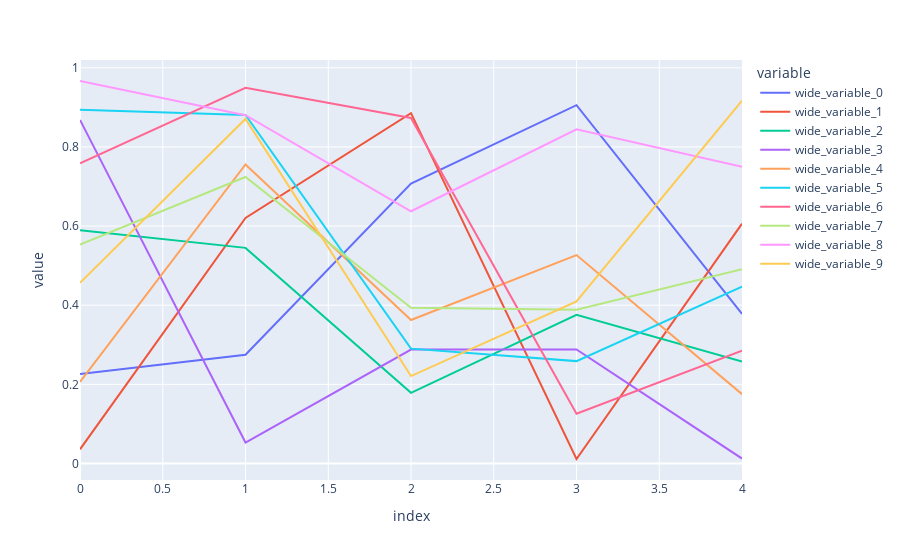

The cell this chart's notebook holds for it:
### Code cell
b = model.b_final.detach()
line([b_i for b_i in b])

### Figure 1 — Plotly figure (JSON) as saved in the notebook; plotly's stock layout.template omitted (floating-point values rounded to 4 significant figures)
{"data": [{"hovertemplate": "variable=wide_variable_0<br>index=%{x}<br>value=%{y}<extra></extra>", "legendgroup": "wide_variable_0", "line": {"color": "#636efa", "dash": "solid"}, "marker": {"symbol": "circle"}, "mode": "lines", "name": "wide_variable_0", "orientation": "v", "showlegend": true, "type": "scatter", "x": [0, 1, 2, 3, 4], "xaxis": "x", "y": [0.2262, 0.2749, 0.7076, 0.9055, 0.3779], "yaxis": "y"}, {"hovertemplate": "variable=wide_variable_1<br>index=%{x}<br>value=%{y}<extra></extra>", "legendgroup": "wide_variable_1", "line": {"color": "#EF553B", "dash": "solid"}, "marker": {"symbol": "circle"}, "mode": "lines", "name": "wide_variable_1", "orientation": "v", "showlegend": true, "type": "scatter", "x": [0, 1, 2, 3, 4], "xaxis": "x", "y": [0.03588, 0.6207, 0.8853, 0.0114, 0.6061], "yaxis": "y"}, {"hovertemplate": "variable=wide_variable_2<br>index=%{x}<br>value=%{y}<extra></extra>", "legendgroup": "wide_variable_2", "line": {"color": "#00cc96", "dash": "solid"}, "marker": {"symbol": "circle"}, "mode": "lines", "name": "wide_variable_2", "orientation": "v", "showlegend": true, "type": "scatter", "x": [0, 1, 2, 3, 4], "xaxis": "x", "y": [0.5895, 0.5449, 0.1786, 0.3759, 0.2576], "yaxis": "y"}, {"hovertemplate": "variable=wide_variable_3<br>index=%{x}<br>value=%{y}<extra></extra>", "legendgroup": "wide_variable_3", "line": {"color": "#ab63fa", "dash": "solid"}, "marker": {"symbol": "circle"}, "mode": "lines", "name": "wide_variable_3", "orientation": "v", "showlegend": true, "type": "scatter", "x": [0, 1, 2, 3, 4], "xaxis": "x", "y": [0.8683, 0.05297, 0.2879, 0.2882, 0.01255], "yaxis": "y"}, {"hovertemplate": "variable=wide_variable_4<br>index=%{x}<br>value=%{y}<extra></extra>", "legendgroup": "wide_variable_4", "line": {"color": "#FFA15A", "dash": "solid"}, "marker": {"symbol": "circle"}, "mode": "lines", "name": "wide_variable_4", "orientation": "v", "showlegend": true, "type": "scatter", "x": [0, 1, 2, 3, 4], "xaxis": "x", "y": [0.2061, 0.7558, 0.3627, 0.5268, 0.1752], "yaxis": "y"}, {"hovertemplate": "variable=wide_variable_5<br>index=%{x}<br>value=%{y}<extra></extra>", "legendgroup": "wide_variable_5", "line": {"color": "#19d3f3", "dash": "solid"}, "marker": {"symbol": "circle"}, "mode": "lines", "name": "wide_variable_5", "orientation": "v", "showlegend": true, "type": "scatter", "x": [0, 1, 2, 3, 4], "xaxis": "x", "y": [0.8942, 0.8806, 0.2903, 0.2588, 0.4471], "yaxis": "y"}, {"hovertemplate": "variable=wide_variable_6<br>index=%{x}<br>value=%{y}<extra></extra>", "legendgroup": "wide_variable_6", "line": {"color": "#FF6692", "dash": "solid"}, "marker": {"symbol": "circle"}, "mode": "lines", "name": "wide_variable_6", "orientation": "v", "showlegend": true, "type": "scatter", "x": [0, 1, 2, 3, 4], "xaxis": "x", "y": [0.7585, 0.9496, 0.8731, 0.1259, 0.2848], "yaxis": "y"}, {"hovertemplate": "variable=wide_variable_7<br>index=%{x}<br>value=%{y}<extra></extra>", "legendgroup": "wide_variable_7", "line": {"color": "#B6E880", "dash": "solid"}, "marker": {"symbol": "circle"}, "mode": "lines", "name": "wide_variable_7", "orientation": "v", "showlegend": true, "type": "scatter", "x": [0, 1, 2, 3, 4], "xaxis": "x", "y": [0.553, 0.724, 0.3935, 0.3888, 0.4912], "yaxis": "y"}, {"hovertemplate": "variable=wide_variable_8<br>index=%{x}<br>value=%{y}<extra></extra>", "legendgroup": "wide_variable_8", "line": {"color": "#FF97FF", "dash": "solid"}, "marker": {"symbol": "circle"}, "mode": "lines", "name": "wide_variable_8", "orientation": "v", "showlegend": true, "type": "scatter", "x": [0, 1, 2, 3, 4], "xaxis": "x", "y": [0.9666, 0.8802, 0.6375, 0.8444, 0.7498], "yaxis": "y"}, {"hovertemplate": "variable=wide_variable_9<br>index=%{x}<br>value=%{y}<extra></extra>", "legendgroup": "wide_variable_9", "line": {"color": "#FECB52", "dash": "solid"}, "marker": {"symbol": "circle"}, "mode": "lines", "name": "wide_variable_9", "orientation": "v", "showlegend": true, "type": "scatter", "x": [0, 1, 2, 3, 4], "xaxis": "x", "y": [0.4565, 0.8707, 0.2209, 0.4097, 0.9172], "yaxis": "y"}], "layout": {"hovermode": "x unified", "legend": {"title": {"text": "variable"}, "tracegroupgap": 0}, "margin": {"t": 60}, "xaxis": {"anchor": "y", "domain": [0, 1], "title": {"text": "index"}}, "yaxis": {"anchor": "x", "domain": [0, 1], "title": {"text": "value"}}}}
